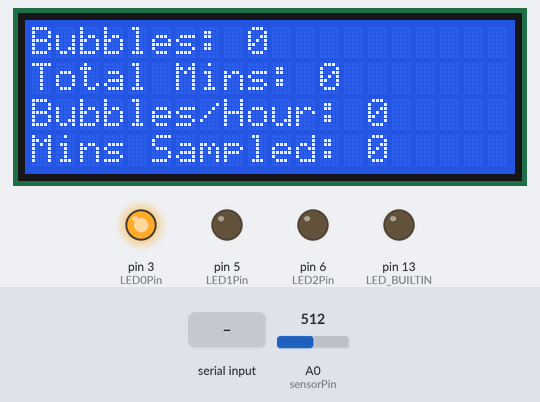
The sketch below on a simulated Arduino Uno, built with avr-gcc and run on an emulated ATmega328P. On the bench: 20×4 character LCD, output pins drawn as LEDs (lit = HIGH). The inputs (shaded band) are chosen by the test bench; at power-on: A0 (sensorPin) = 512. What the sketch prints to the serial monitor is not drawn.

Above: at 5.7 s.
5.8 s: A0 (sensorPin) set to 496
At 7.0 s:
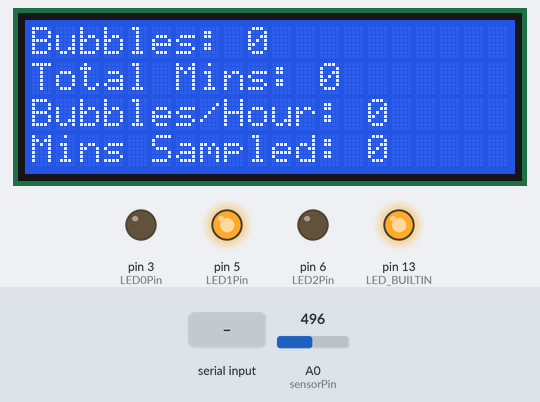
7.4 s: "1" received over Serial
At 7.9 s:
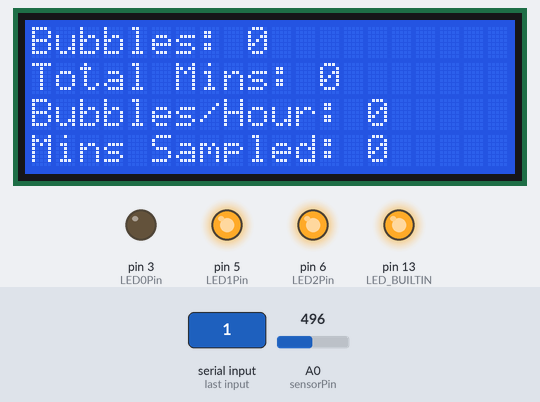
9.5 s: A0 (sensorPin) set to 511
At 11.3 s:
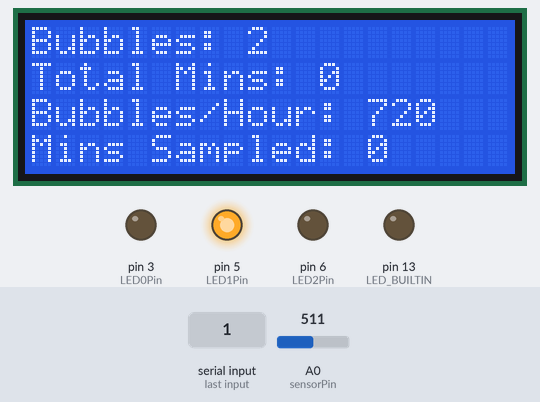
11.6 s: "0" received over Serial
At 11.94 s:
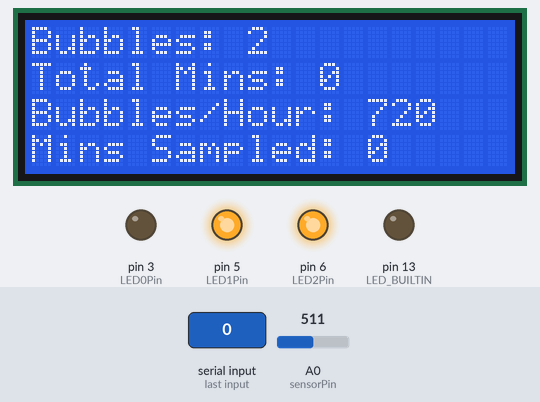
13.5 s: A0 (sensorPin) set to 306
At 14.5 s:
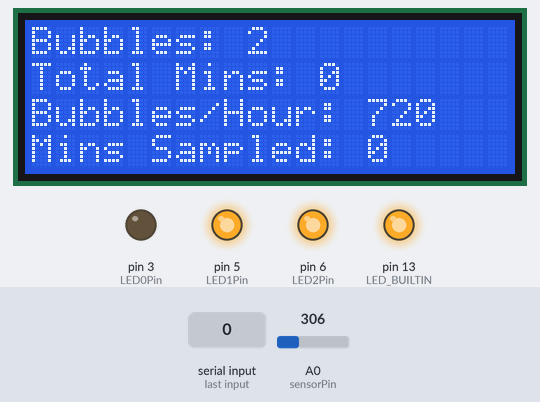
16.5 s: "2" received over Serial
At 18.0 s:
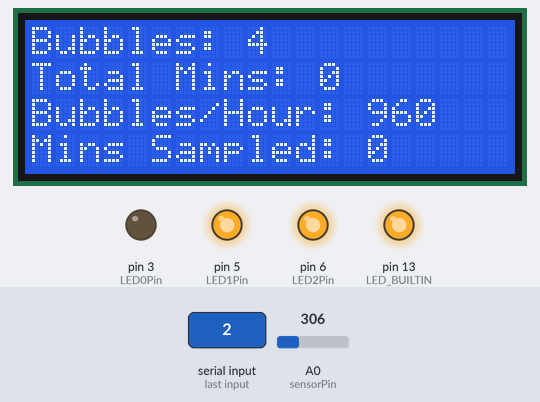
Timing chart, 0 to 19.1 s (numbered marks = the images above; inputs shaded):
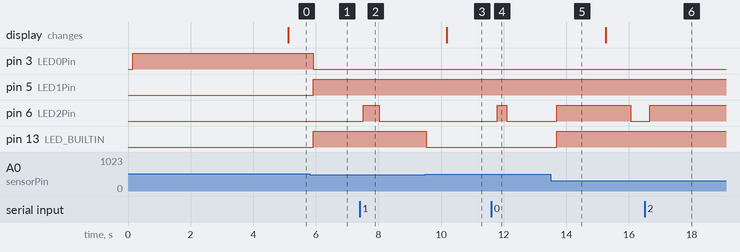

Measured:
- the behaviour switches between 511 and 510 on A0 (sensorPin) (found by bisection; images 0 and 1)
- after the input at 5.8 s, pin 3 (LED0Pin): HIGH → LOW after 0.11 s; pin 5 (LED1Pin), pin 13 (LED_BUILTIN): LOW → HIGH after 0.11 s
- after the input at 7.4 s, pin 6 (LED2Pin): LOW → HIGH after 0.12 s, → LOW 0.50 s later
- after the input at 9.5 s, pin 13 (LED_BUILTIN): HIGH → LOW at once
- after the input at 11.6 s, pin 6 (LED2Pin): LOW → HIGH after 0.19 s, → LOW 0.30 s later
- after the input at 13.5 s, pin 6 (LED2Pin): LOW → HIGH after 0.19 s, → LOW 2.4 s later; pin 13 (LED_BUILTIN): LOW → HIGH after 0.19 s
- after the input at 16.5 s, pin 6 (LED2Pin): LOW → HIGH after 0.16 s

The sketch:

detect.ino
```cpp
#include <Wire.h>
#include <LiquidCrystal.h>

/*
Bubble Detector

*/

#define NUMBUCKETS 12
#define MINUTESPERBUCKET 1


const int sensorPin = A0;   // Analog input pin that the detector bridge is connected to

const int LED0Pin = 3;     // Green LED
const int LED1Pin = 5;     // Yellow LED
const int LED2Pin = 6;     // Red LED

String lines[4] ;

int sensorValue = 0;        // value read from the sensor

int bubbles[NUMBUCKETS];  // Buckets of bubbles
int bubblesOffset = 0;  // current  bucket of bubbles
int numBucketsValid = 0;
unsigned long lastBubbleTime = 0;  // millis of last bucket
unsigned long startTime = 0; // millis that this started
unsigned long totalBucketTime = 0; // millis for all buckets
unsigned long timeStartingCurrentBucket = 0;  // obvious
unsigned long lastLCDUpdate = 0;  // millis of last bucket
boolean initialized = false;

boolean inBubble = false;   // Are we currently in a bubble?

int minVal;   // min and max sensor value
int maxVal;

int inBubbleLEDState = LOW;

// initial Setup
void setup()
{
    // initialize serial communications at 9600 bps:
    Serial.begin(9600);

    //initialize the indicator LED:
    pinMode(LED_BUILTIN, OUTPUT);
    pinMode(LED0Pin, OUTPUT);
    pinMode(LED1Pin, OUTPUT);
    pinMode(LED2Pin, OUTPUT);

    resetMinMax();
    timeStartingCurrentBucket = millis();
    startTime = millis();

    lastLCDUpdate = millis();
    initialize_LCD();

    Serial.println("Initialized");
}


/********************************/
// include the library code
#include <Wire.h>
#include <LiquidCrystal_I2C.h>
LiquidCrystal_I2C lcd(0x27,20,4);  // set the LCD address to 0x27 for a 16 chars and 4 line display
/*********************************************************/
void initialize_LCD()
{
    // uses:
    // I2C LCD2004    SunFounder Mars board
    // GND GND
    // VCC 5V
    // SDA A4 /pin 20 mega2560
    // SCL A5 /pin 21 mega2560

  lcd.init();  //initialize the lcd
  lcd.backlight();  //open the backlight
  updateLCD(true);
  lines[0].reserve(30);
  lines[1].reserve(30);
  lines[2].reserve(30);
  lines[3].reserve(30);

}

void loop()
{
    int updateBucket();

    readSensor();
    updateLEDs();

    if((millis() > (lastLCDUpdate + 1000 * 5)) || (millis() < lastLCDUpdate))
    {
        if(!initialized)
        {
            initialized = true;
            bubbles[0] = 0;
        }
        lastLCDUpdate = millis();
        updateLCD(false);
    }
    getSerial();
    delay(100);
}

void readSensor()
{
//   read the analog in value:
   sensorValue = analogRead(sensorPin);

    setMinMax(sensorValue);

    if(sensorValue < getThreshold() )
    {
        if(inBubble)
        {

        }
        else
        {
            inBubble = true;

            inBubble = true;
            recordBubble();
            Serial.print("\nMin:Max:Thresh = ");
            Serial.print(minVal);
            Serial.print(":");
            Serial.println(maxVal);
            Serial.print(":");
            Serial.println(getThreshold());

            Serial.print("CurrentBucket = ");
            Serial.println(bubblesOffset);
            Serial.print("Current count in Bucket = ");
            Serial.println(bubbles[bubblesOffset]);
            Serial.print("CurrentTotal = ");
            Serial.println(getTotalBubbles());
            Serial.print("Current Bubbles Per Hour = ");
            Serial.println(getBPH());

//          resetMinMax();
        }
    }
    else
    {
        if(inBubble)
        {
            inBubble = false;
        }
        else
        {

        }
    }

    setInBubbleLED();
 // print the results to the serial monitor:
 // Serial.print("sensor = ");
 // Serial.println(sensorValue);

}
```

utilities.ino
```cpp
/*
Bubble Detector
Utilities.ino

*/


void updateLCD(boolean show_message)
{

    Serial.println("Updating LCD");
    lcd.clear();
    if(show_message)
    {
        lines[0]= "    I'm Alive!      ";
        lines[1]= "  Let's Brew Beer   ";
        lines[2]= "  Ready to count    ";
        lines[3]= "      BUBBLES!      ";
    }
    else
    {
        int bph = getBPH();
        int minutes = millis() / 60000;
        int sampleminutes = getSecondsStoredInBuckets()/60;
        int num_bubbles = getTotalBubbles();

        lines[0] = "Bubbles: ";
        lines[0] += num_bubbles;

        lines[1] = "Total Mins: ";
        lines[1] += minutes;

        lines[2] = "Bubbles/Hour: ";
        lines[2] += bph;

        lines[3] = "Mins Sampled: ";
        lines[3] += sampleminutes;
    }

    for(int i=0; i < 4; i++)
    {
        lcd.setCursor ( 0, i );            // go to the top left corner
        lcd.print(lines[i]); // write this string on the top row
    }

}
void printStatus()
{
    Serial.print("current Millis: ");
    Serial.println(millis());

    // Print the buckets
    for(int i=0; i < NUMBUCKETS; i++)
    {
        Serial.print("[");
        Serial.print(bubbles[i]);
        Serial.print("],");
    }
    Serial.println();

    Serial.print("current timeStartingCurrentBucket: ");
    Serial.println(timeStartingCurrentBucket);

    Serial.print("Time in Current Bucket (sec): ");
    Serial.println((millis() - timeStartingCurrentBucket)/1000);

    Serial.print("Seconds stored in all buckets: ");
    Serial.println(getSecondsStoredInBuckets());

    Serial.print("Total Bubbles:");
    Serial.println(getTotalBubbles());

    Serial.print("Current BPH:");
    Serial.println(getBPH());
}


void recordBubble()
{
    if((millis() - lastBubbleTime) < 250)
    {
        return;
    }

    Serial.print("BUBBLE!\n");
    bubbles[bubblesOffset]++;
    Serial.print("Current Count:");
    Serial.println(bubbles[bubblesOffset]);

    lastBubbleTime = millis();
//    printStatus();
    return;
}

void setMinMax(int value)
{
    if(value < minVal)
    {
        minVal = value;
    }

    if(value > maxVal)
    {
        maxVal = value;
    }
}

void resetMinMax()
{
        minVal = 1024;
        maxVal = 0;
}

int getThreshold()
{
    return (minVal + maxVal)/2;
}

int minutes()  // minutes since startTime
{
    unsigned long seconds = (millis() - startTime)/ 1000;
    int minutes = (seconds) / 60;
    return minutes;
}

void updateBucket()
{
   int mins = minutes();  // Get minutes since startTime

   int newBubblesOffset = (mins/MINUTESPERBUCKET) % NUMBUCKETS;

    if(bubblesOffset != newBubblesOffset)
    {
        numBucketsValid++;
        if(numBucketsValid  >= (NUMBUCKETS - 1))
        {
            numBucketsValid = NUMBUCKETS - 1;
        }

        timeStartingCurrentBucket = millis();
        bubblesOffset = newBubblesOffset;
        bubbles[bubblesOffset] = 0;
    }
}

double getSecondsStoredInBuckets()
{
    int totalTime = (numBucketsValid * MINUTESPERBUCKET * 60.0) + ((millis() - timeStartingCurrentBucket) / 1000.0);
    return totalTime;
}

int getTotalBubbles()
{
    int  total = 0;
    for(int  i=0; i <12; i++)
    {
        total += bubbles[i];
    }

    return total;
}

int getBPH()
{
    int total = getTotalBubbles();
    double minutes = getSecondsStoredInBuckets() / 60.0;

    int bph = total/minutes * 60;
    return bph;
}

void setInBubbleLED()
{
    if(inBubble)
    {
       inBubbleLEDState = HIGH;
    }
    else
    {
        inBubbleLEDState = LOW;
    }
    digitalWrite(LED_BUILTIN, inBubbleLEDState);
}


// Seconds per Bubble = color
// < 1            Green
// 1 - 3.9      Green & Yellow
// 3.9 - 15.4   Yellow
// 15.4 - 60    Red & Yellow
// > 60         Red
void updateLEDs()
{
    int bph = getBPH();

    if(bph >= 3600)
    {
        setLED0(0);
        setLED1(0);
        setLED2(255);
    }
    else if(912 <= bph && bph < 3600)
    {
        setLED0(0);
        setLED1(255);
        setLED2(255);
    }
    else if(234 <= bph && bph < 912)
    {
        setLED0(0);
        setLED1(255);
        setLED2(0);
    }
    else if(60 <= bph && bph < 234)
    {
        setLED0(255);
        setLED1(255);
        setLED2(0);
    }
    else
    {
        setLED0(255);
        setLED1(0);
        setLED2(0);
    }

}

//void setLEDs(int state)
//{
//       setLED0(state);
//       setLED1(state);
//       setLED2(state);
//}

void setLED0(int state)
{
    analogWrite(LED0Pin, state);
}

void setLED1(int state)
{
    analogWrite(LED1Pin, state);
}

void setLED2(int state)
{
    analogWrite(LED2Pin, state);
}


void getSerial()
{
    if (Serial.available() > 0)
    {
        // read the incoming byte:
        byte incomingByte = Serial.read();

 //       Serial.println("Got Serial Event ");
 //       Serial.println(incomingByte, DEC);
        recordBubble();
      }
}
```
